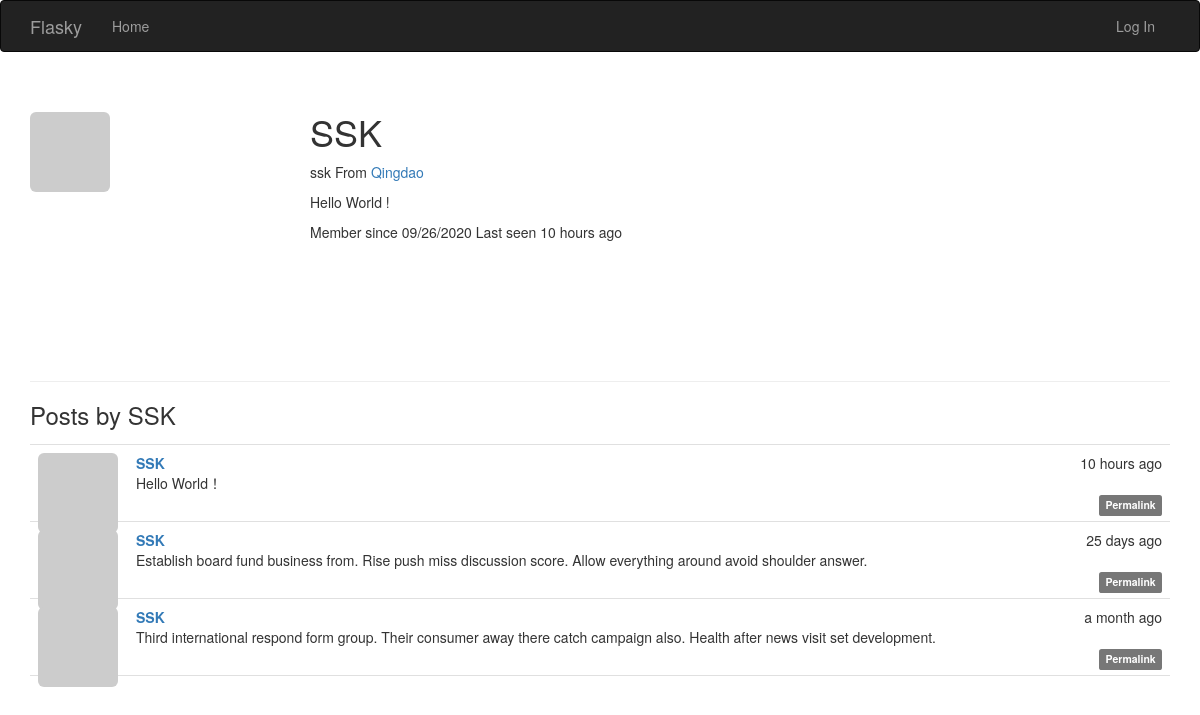
Page /user/SSK on the earlier database version.
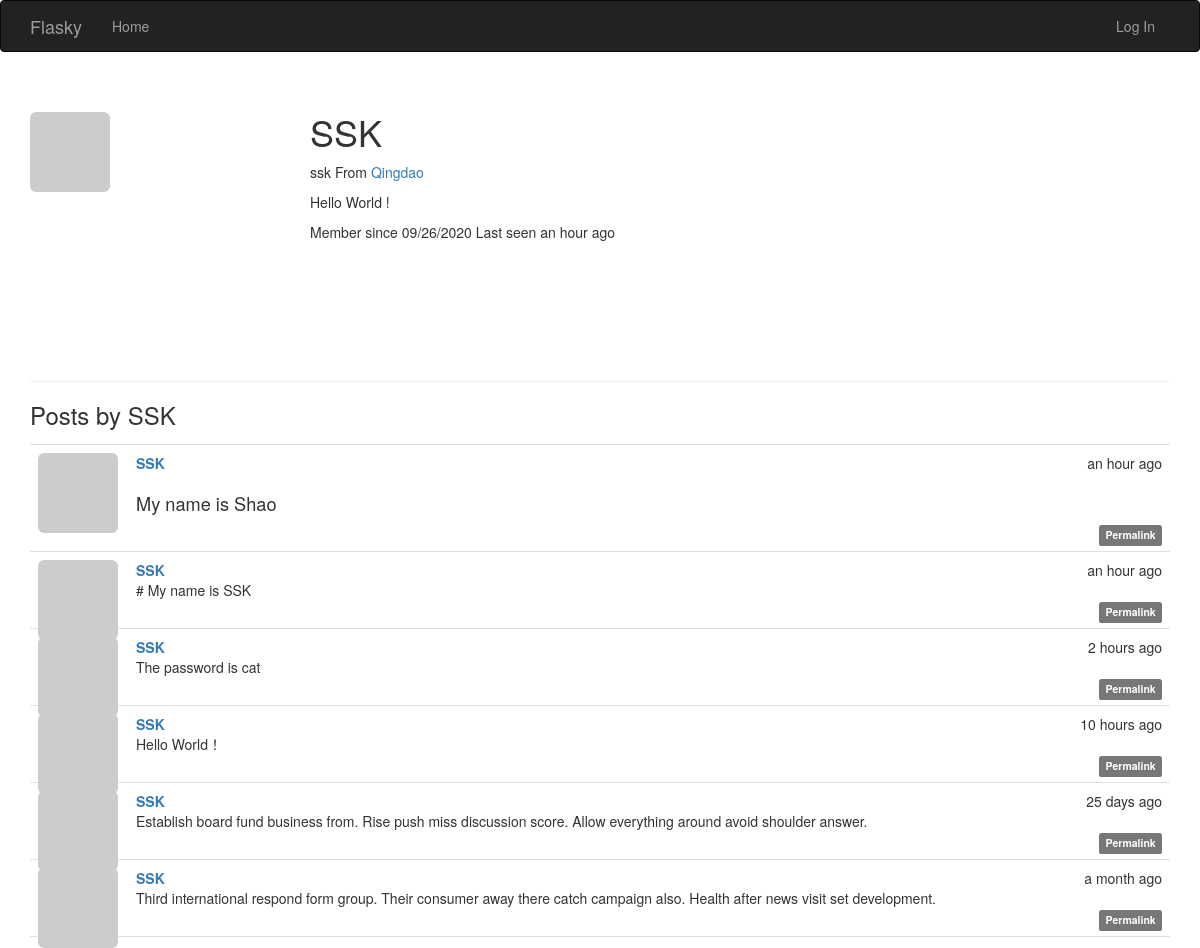
Same page on the later database version.
### app/models.py (models this page shows, shortened)
class User(UserMixin,db.Model):
    __tablename__='users'
    id = db.Column(db.Integer,primary_key=True)
    email = db.Column(db.String(64),unique=True,index=True)
    role_id = db.Column(db.Integer,db.ForeignKey('roles.id'))
    username = db.Column(db.String(64), unique=True, index=True)
    password_hash=db.Column(db.String(128))
    confirmed = db.Column(db.Boolean,default=False)
    name = db.Column(db.String(64))
    location = db.Column(db.String(64))
    about_me = db.Column(db.Text())
    member_since = db.Column(db.DateTime(),default=datetime.utcnow)
    last_seen = db.Column(db.DateTime(),default=datetime.utcnow)
    avatar_hash = db.Column(db.String(32))
    posts = db.relationship('Post',backref='author',lazy='dynamic')
    def gravatar_hash(self):
        return hashlib.md5(self.email.lower().encode('utf-8')).hexdigest()
    def gravatar(self,size=100,default='identicon',ratting='g'):
        if request.is_secure:
            url = 'https://secure.gravatar.com/avatar'
        else:
            url = 'http://www.gravatar.com/avatar'
        hash = self.gravatar_hash() or self.avatar_hash
        return '{url}/{hash}?s={size}&d={default}&r={ratting}'.format(url=url,hash=hash,size=size,default=default,ratting=ratting)
    @property
    def password(self):
        raise AttributeError('password is not a readable attribute')

class Post(db.Model):
    __tablename__='posts'
    id = db.Column(db.Integer,primary_key=True)
    body = db.Column(db.Text)
    timestamp = db.Column(db.DateTime,index=True,default=datetime.utcnow)
    author_id = db.Column(db.Integer,db.ForeignKey('users.id'))
    body_html = db.Column(db.Text)

### app/main/views.py (the view)
@main.route('/user/<username>')
def user(username):
    user = User.query.filter_by(username=username).first_or_404()
    posts = user.posts.order_by(Post.timestamp.desc()).all()
    return render_template('user.html',user=user,posts=posts)

### app/auth/views.py (called while the page is built)
@auth.before_app_request
def before_request():
    if current_user.is_authenticated:
        current_user.ping()
        if not current_user.confirmed \
                and request.blueprint != 'auth' \
                and request.endpoint != 'static':
            return redirect(url_for('auth.unconfirmed'))

### app/main/__init__.py (called while the page is built)
@main.app_context_processor
def inject_permissions():
    return dict(Permission=Permission)

### app/models.py (called while the page is built)
    def is_administrator(self):
        return False

### app/templates/user.html (shortened to what this page needs)
{% extends "base.html" %}
{% block styles %}
{{ super() }}
<link rel="stylesheet" href="{{ url_for('static', filename='styles.css') }}">
{% endblock %}
{% block page_content %}
<div class="page-header">
    <img class="img-rounded profile-thumbnail" src="{{ user.gravatar(size=256) }}">
    <div class="profile-header">
        <h1>{{ user.username }}</h1>
        {% if user.name or user.location %}
        <p>
            {% if user.name %}{{ user.name }}{% endif %}
            {% if user.location %}
                From <a href="http://maps.google.com/?q={{ user.location }}">
                    {{ user.location }}
                </a>
            {% endif %}
        </p>
        {% endif %}
        {% if user.about_me %}<p>{{ user.about_me }}</p>{% endif %}
        <p>
            Member since {{ moment(user.member_since).format('L') }}
            Last seen {{ moment(user.last_seen).fromNow() }}
        </p>
    </div>
</div>
<h3>Posts by {{ user.username }}</h3>
{% include '_posts.html' %}
{% endblock %}

### app/templates/base.html (shortened to what this page needs)
{% extends "bootstrap/base.html" %}
{% block navbar %}
<div class="navbar navbar-inverse" role="navigation">
    <div class="container">
        <div class="navbar-header">
            <a class="navbar-brand" href="/">Flasky</a>
        </div>
        <div class="navbar-collapse collapse">
            <ul class="nav navbar-nav">
                <li><a href="/">Home</a> </li>
            </ul>
            <ul class="nav navbar-nav navbar-right">
                {% if current_user.is_authenticated %}
                <li><a href="{{ url_for('auth.logout') }}">Log Out</a> </li>
                {% else %}
                <li><a href="{{ url_for('auth.login') }}">Log In</a> </li>
                {% endif %}
            </ul>
        </div>
    </div>
</div>
{% endblock %}
{% block content %}
<div class="container">
    {% block page_content %}{% endblock %}
</div>
{% endblock %}

### app/templates/_posts.html
<ul class="posts">
    {% for post in posts %}
    <li class="post">
        <div class="profile-thumbnail">
            <a href="{{ url_for('.user',username=post.author.username) }}">
                <img class="img-rounded profile-thumbnail" src="{{ post.author.gravatar(size=40) }}">
            </a>
        </div>
        <div class="post-content">
            <div class="post-date">{{ moment(post.timestamp).fromNow() }}</div>
            <div class="post-author">
                <a href="{{ url_for('.user',username=post.author.username) }}">
                    {{ post.author.username }}
                </a>
            </div>
            <div class="post-body">
                {% if post.body_html %}
                    {{ post.body_html|safe }}
                {% else %}
                    {{ post.body }}
                {% endif %}
            </div>
            <div class="post-footer">
                <a href="{{ url_for('.post', id=post.id) }}">
                    <span class="label label-default">Permalink</span>
                </a>
            </div>
        </div>
    </li>
    {% endfor %}
</ul>

### app/static/styles.css (style rules this page uses)
.profile-thumbnail { position: absolute; }
.profile-header { min-height: 260px; margin-left: 280px; }
ul.posts { list-style-type: none; padding: 0px; margin: 16px 0px 0px 0px; border-top: 1px solid #e0e0e0; }
ul.posts li.post { padding: 8px; border-bottom: 1px solid #e0e0e0; }
div.post-date { float: right; }
div.post-author { font-weight: bold; margin-left: 50px; }
div.post-body { margin-left: 50px; }
div.post-content { margin-left: 48px; min-height: 48px; }
div.post-footer { text-align: right; }
.post-body h2 { font-size: 130%; }

Differences in the rows shown:
changed User "SSK": last_seen "10 hours ago" → "an hour ago"
added Post: timestamp "an hour ago", author.username "SSK", body_html "My name is Shao"
added Post: timestamp "an hour ago", author.username "SSK", body "# My name is SSK"
added Post: timestamp "2 hours ago", author.username "SSK", body "The password is cat"
